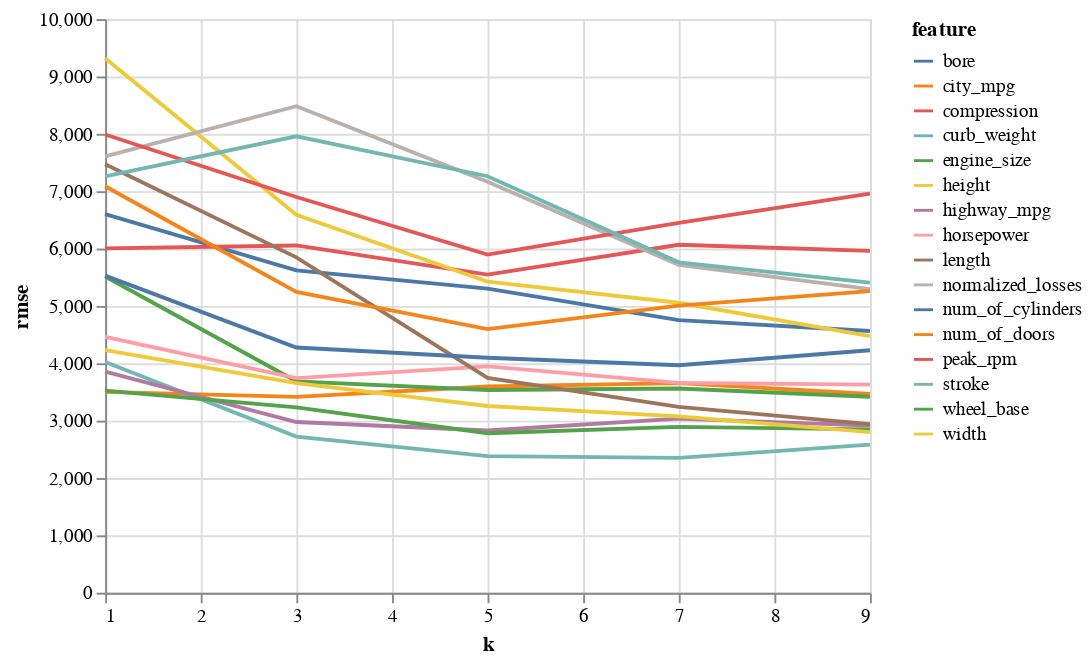

The code cell stored with this chart in its notebook:
### Markdown cell above
The curb weight seems to have the lowest RMSE. However, all of these values are quite high, indicating that one variable alone isn't a good predictor of price.

Let's run a bunch of tests using all of the k values.

### Code cell
import altair as alt

k_values = [1, 3, 5, 7, 9]
numeric_feat_cols.sort(key=str.lower)

col_list = []
rmse_list = []
k_list = []

for k in k_values:
    rmses = []
    for col in numeric_feat_cols:
        rmse = knn_train_test([col], ['price'], cars, k)
        rmse_list.append(rmse)
        col_list.append(col)
        k_list.append(k)
        
results_df = pd.DataFrame()
results_df['feature'] = col_list
results_df['k'] = k_list
results_df['rmse'] = rmse_list

alt.Chart(results_df).mark_line().encode(
    x='k',
    y='rmse',
    color='feature'
)

### Figure 1 — Vega-Lite specification as saved in the notebook (floating-point values rounded to 4 significant figures)
{"$schema": "https://vega.github.io/schema/vega-lite/v2.6.0.json", "config": {"view": {"height": 300, "width": 400}}, "data": {"name": "data-d00ab8ab386e94c367f699c02514d78d"}, "datasets": {"data-d00ab8ab386e94c367f699c02514d78d": [{"feature": "bore", "k": 1, "rmse": 6601.0}, {"feature": "city_mpg", "k": 1, "rmse": 3503.0}, {"feature": "compression", "k": 1, "rmse": 6003.0}, {"feature": "curb_weight", "k": 1, "rmse": 4024.0}, {"feature": "engine_size", "k": 1, "rmse": 5513.0}, {"feature": "height", "k": 1, "rmse": 9318.0}, {"feature": "highway_mpg", "k": 1, "rmse": 3853.0}, {"feature": "horsepower", "k": 1, "rmse": 4462.0}, {"feature": "length", "k": 1, "rmse": 7470.0}, {"feature": "normalized_losses", "k": 1, "rmse": 7605.0}, {"feature": "num_of_cylinders", "k": 1, "rmse": 5529.0}, {"feature": "num_of_doors", "k": 1, "rmse": 7087.0}, {"feature": "peak_rpm", "k": 1, "rmse": 7989.0}, {"feature": "stroke", "k": 1, "rmse": 7257.0}, {"feature": "wheel_base", "k": 1, "rmse": 3523.0}, {"feature": "width", "k": 1, "rmse": 4228.0}, {"feature": "bore", "k": 3, "rmse": 5619.0}, {"feature": "city_mpg", "k": 3, "rmse": 3415.0}, {"feature": "compression", "k": 3, "rmse": 6054.0}, {"feature": "curb_weight", "k": 3, "rmse": 2721.0}, {"feature": "engine_size", "k": 3, "rmse": 3686.0}, {"feature": "height", "k": 3, "rmse": 6590.0}, {"feature": "highway_mpg", "k": 3, "rmse": 2976.0}, {"feature": "horsepower", "k": 3, "rmse": 3741.0}, {"feature": "length", "k": 3, "rmse": 5846.0}, {"feature": "normalized_losses", "k": 3, "rmse": 8481.0}, {"feature": "num_of_cylinders", "k": 3, "rmse": 4275.0}, {"feature": "num_of_doors", "k": 3, "rmse": 5243.0}, {"feature": "peak_rpm", "k": 3, "rmse": 6898.0}, {"feature": "stroke", "k": 3, "rmse": 7958.0}, {"feature": "wheel_base", "k": 3, "rmse": 3233.0}, {"feature": "width", "k": 3, "rmse": 3655.0}, {"feature": "bore", "k": 5, "rmse": 5301.0}, {"feature": "city_mpg", "k": 5, "rmse": 3596.0}, {"feature": "compression", "k": 5, "rmse": 5547.0}, {"feature": "curb_weight", "k": 5, "rmse": 2382.0}, {"feature": "engine_size", "k": 5, "rmse": 3534.0}, {"feature": "height", "k": 5, "rmse": 5425.0}, {"feature": "highway_mpg", "k": 5, "rmse": 2828.0}, {"feature": "horsepower", "k": 5, "rmse": 3945.0}, {"feature": "length", "k": 5, "rmse": 3744.0}, {"feature": "normalized_losses", "k": 5, "rmse": 7163.0}, {"feature": "num_of_cylinders", "k": 5, "rmse": 4096.0}, {"feature": "num_of_doors", "k": 5, "rmse": 4597.0}, {"feature": "peak_rpm", "k": 5, "rmse": 5894.0}, {"feature": "stroke", "k": 5, "rmse": 7261.0}, {"feature": "wheel_base", "k": 5, "rmse": 2781.0}, {"feature": "width", "k": 5, "rmse": 3256.0}, {"feature": "bore", "k": 7, "rmse": 4751.0}, {"feature": "city_mpg", "k": 7, "rmse": 3654.0}, {"feature": "compression", "k": 7, "rmse": 6066.0}, {"feature": "curb_weight", "k": 7, "rmse": 2351.0}, {"feature": "engine_size", "k": 7, "rmse": 3560.0}, {"feature": "height", "k": 7, "rmse": 5055.0}, {"feature": "highway_mpg", "k": 7, "rmse": 3035.0}, {"feature": "horsepower", "k": 7, "rmse": 3659.0}, {"feature": "length", "k": 7, "rmse": 3241.0}, {"feature": "normalized_losses", "k": 7, "rmse": 5714.0}, {"feature": "num_of_cylinders", "k": 7, "rmse": 3965.0}, {"feature": "num_of_doors", "k": 7, "rmse": 5005.0}, {"feature": "peak_rpm", "k": 7, "rmse": 6450.0}, {"feature": "stroke", "k": 7, "rmse": 5760.0}, {"feature": "wheel_base", "k": 7, "rmse": 2890.0}, {"feature": "width", "k": 7, "rmse": 3074.0}, {"feature": "bore", "k": 9, "rmse": 4563.0}, {"feature": "city_mpg", "k": 9, "rmse": 3464.0}, {"feature": "compression", "k": 9, "rmse": 5960.0}, {"feature": "curb_weight", "k": 9, "rmse": 2580.0}, {"feature": "engine_size", "k": 9, "rmse": 3416.0}, {"feature": "height", "k": 9, "rmse": 4473.0}, {"feature": "highway_mpg", "k": 9, "rmse": 2912.0}, {"feature": "horsepower", "k": 9, "rmse": 3627.0}, {"feature": "length", "k": 9, "rmse": 2938.0}, {"feature": "normalized_losses", "k": 9, "rmse": 5291.0}, {"feature": "num_of_cylinders", "k": 9, "rmse": 4227.0}, {"feature": "num_of_doors", "k": 9, "rmse": 5257.0}, {"feature": "peak_rpm", "k": 9, "rmse": 6956.0}, {"feature": "stroke", "k": 9, "rmse": 5405.0}, {"feature": "wheel_base", "k": 9, "rmse": 2849.0}, {"feature": "width", "k": 9, "rmse": 2800.0}]}, "encoding": {"color": {"field": "feature", "type": "nominal"}, "x": {"field": "k", "type": "quantitative"}, "y": {"field": "rmse", "type": "quantitative"}}, "mark": "line"}
